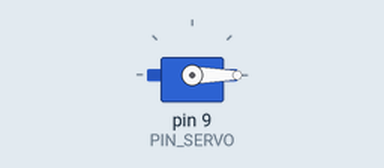
Recording of a sketch running on a simulated Arduino Nano, built with avr-gcc and run on an emulated ATmega328P. On the bench: servo.

Above: at 0.05 s.
At 4.35 s:
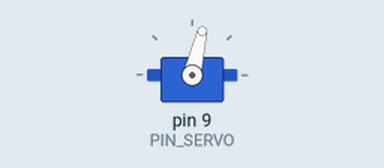
At 8.75 s:
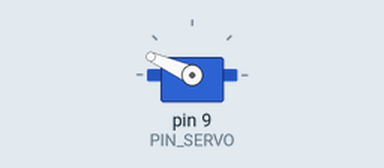
At 17.55 s:
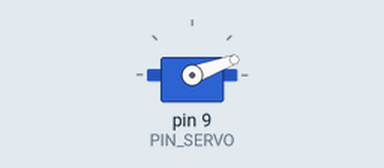
Timing chart, 0 to 27.5 s (numbered marks = the images above):
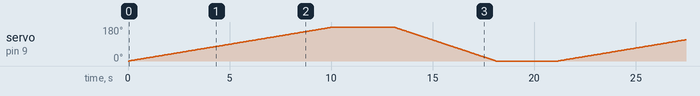

The sketch:

task_8.ino
```cpp
#include <Servo.h>

#define PIN_SERVO (9)

Servo servo;

void setup() {
	servo.attach(PIN_SERVO);
	servo.write(0);
}

const int servo_rot_angle = 180;
const int rot_resolution = 100;

const int rot_fwd_time = 10;
const int rot_back_time = 5;

const float step_fwd = ((float)servo_rot_angle / (rot_fwd_time * rot_resolution));
const float step_back = ((float)servo_rot_angle / (rot_back_time * rot_resolution));
const float step_delay = 1000 / rot_resolution;

void loop() {

	for (float i = 0; i < servo_rot_angle; i += step_fwd) {
		servo.write(i);
		delay(step_delay);
	}

	delay(3000);

	for (float i = 0; i < servo_rot_angle; i += step_back) {
		servo.write(servo_rot_angle - i);
		delay(step_delay);
	}

	delay(3000);
}
```
